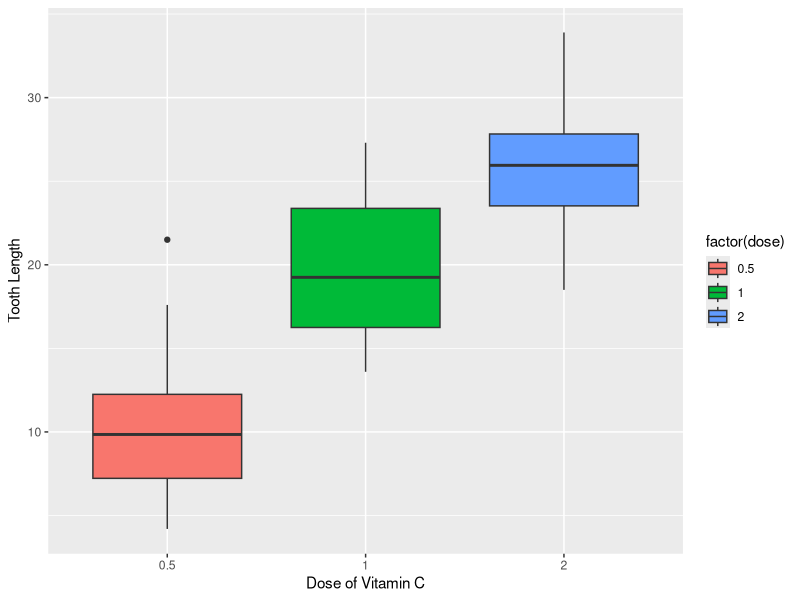
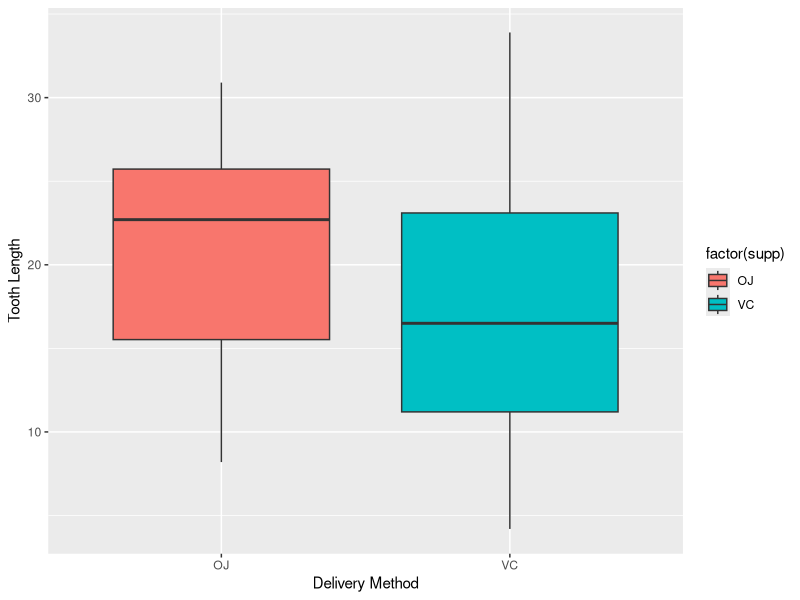
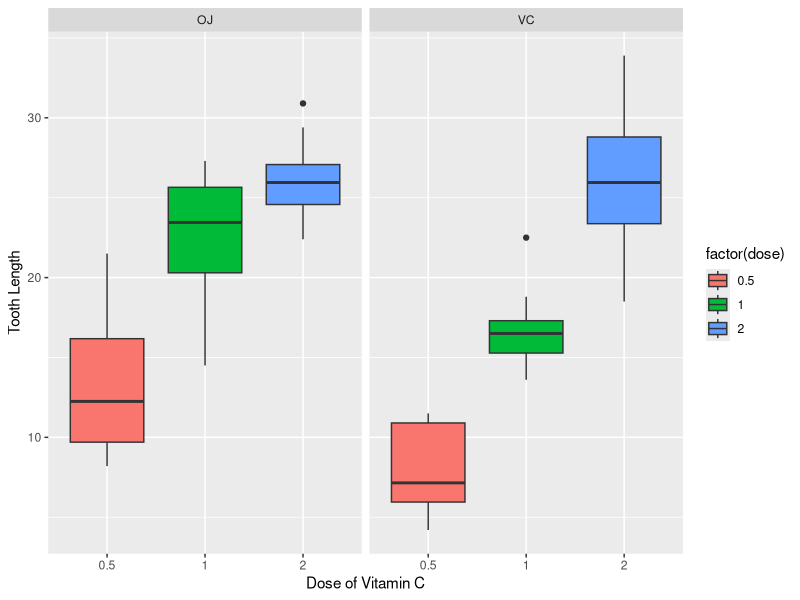

Recreate these plots in R, in order. (Note: this script raises an error after producing the figures.)
## ---- chunk 1
library(ggplot2)

data("ToothGrowth")
summary(ToothGrowth)
unique(ToothGrowth$dose)
unique(ToothGrowth$supp)
## ---- chunk 2
ggplot(aes(x = factor(dose), y = len), data = ToothGrowth) + 
  geom_boxplot(aes(fill = factor(dose))) + xlab("Dose of Vitamin C") + ylab("Tooth Length")
## ---- chunk 3
ggplot(aes(x = factor(supp), y = len), data = ToothGrowth) + 
  geom_boxplot(aes(fill = factor(supp))) + xlab("Delivery Method") + ylab("Tooth Length")
## ---- chunk 4
ggplot(ToothGrowth, aes(x=factor(dose),y=len,fill=factor(dose))) +
  geom_boxplot() + facet_grid(.~supp) + 
  scale_x_discrete("Dose of Vitamin C") + 
  scale_y_continuous("Tooth Length") 
## ---- chunk 5
table(ToothGrowth$dose, ToothGrowth$supp)
str(ToothGrowth)
## ---- chunk 6
t.test(len ~ supp, paired = F, data = ToothGrowth)
## ---- chunk 7
dose51 <- subset(ToothGrowth, dose %in% c(0.5, 1.0))
dose52 <- subset(ToothGrowth, dose %in% c(0.5, 2.0))
dose12 <- subset(ToothGrowth, dose %in% c(1.0, 2.0))
t.test(len ~ dose, paired = F, data = dose51)
t.test(len ~ dose, paired = F, data = dose52)
t.test(len ~ dose, paired = F, data = dose12)
## ---- chunk 8
dose5 <- subset(ToothGrowth, dose == 0.5)
dose1 <- subset(ToothGrowth, dose == 1.0)
dose2 <- subset(ToothGrowth, dose == 2.0)
t.test(len ~ supp, paired = F, data = dose5)
t.test(len ~ supp, paired = F, data = dose1)
t.test(len ~ supp, paired = F, data = dose2)
